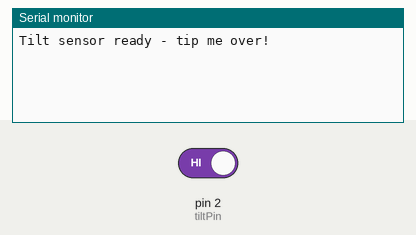
This sketch was run on a simulated Arduino Uno, built with avr-gcc and run on an emulated ATmega328P. On the bench: the last lines printed to the serial monitor. The inputs (shaded band) are chosen by the test bench; at power-on: pin 2 (tiltPin) HIGH.

Above: at 1.2 s.
1.3 s: pin 2 (tiltPin) driven LOW
At 2.1 s:
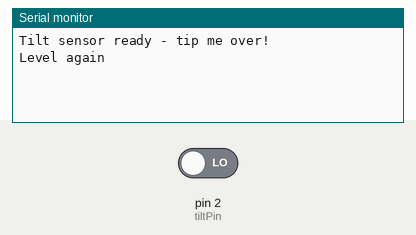
2.8 s: pin 2 (tiltPin) driven HIGH
At 3.2 s:
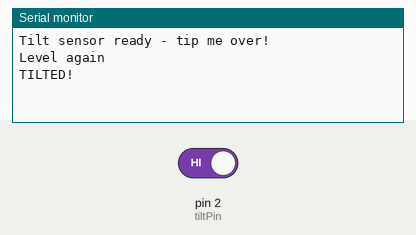

Measured:
- after the input at 1.3 s, the serial monitor: prints a new line after 0.06 s (image 1)
- after the input at 2.8 s, the serial monitor: prints a new line after 0.06 s (image 2)

The sketch:

example.ino
```cpp
// Arduino sketch that reads the SW-520D on digital pin 2 with debounce and prints "TILTED!" or "Level again" to Serial.
//
// Buy this module: https://shillehtek.com/products/tilt-switch-sw-520d-vibration-sensor
// Full manual: https://shillehtek.com/blogs/shillehtek-product-manuals/tilt-switch-sw-520d-vibration-sensor-manual
// More examples: https://github.com/shillehbean/shillehtek-examples
//

// SW-520D Tilt Switch Module - Arduino Example (debounced)
// D0->D2, VCC->5V, GND->GND

const int tiltPin = 2;
const unsigned long DEBOUNCE_MS = 60;

int stableState;
int lastReading;
unsigned long lastChange = 0;

void setup() {
  Serial.begin(9600);
  pinMode(tiltPin, INPUT);
  stableState = lastReading = digitalRead(tiltPin);
  Serial.println("Tilt sensor ready - tip me over!");
}

void loop() {
  int reading = digitalRead(tiltPin);

  if (reading != lastReading) {
    lastChange = millis();          // edge seen - restart timer
    lastReading = reading;
  }

  if (millis() - lastChange > DEBOUNCE_MS && reading != stableState) {
    stableState = reading;
    if (stableState == HIGH) {
      Serial.println("TILTED!");
    } else {
      Serial.println("Level again");
    }
  }
}
```
